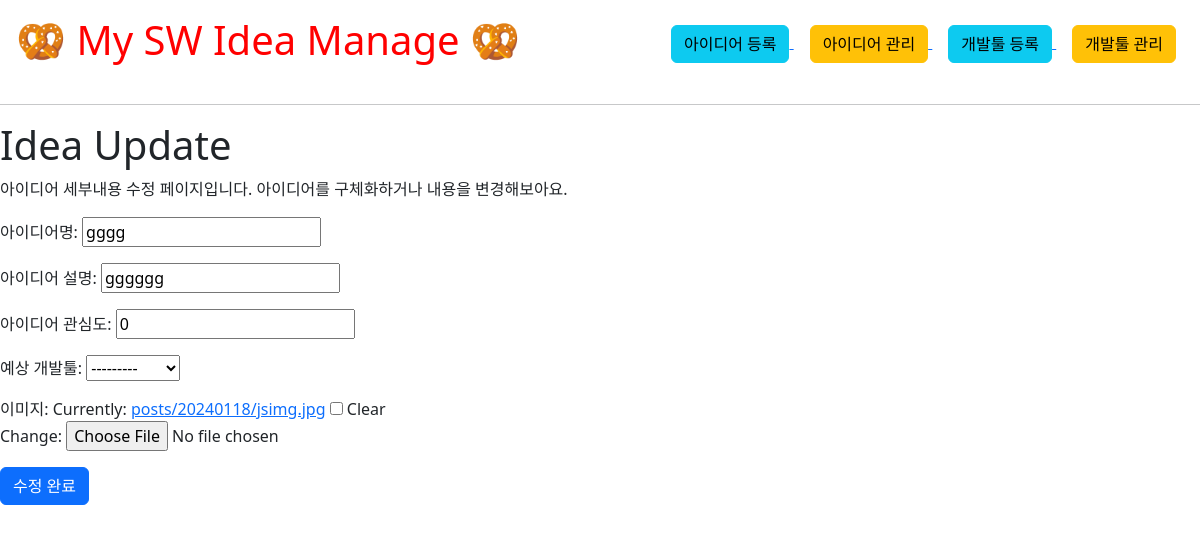
Page /update/5/ on the earlier database version.
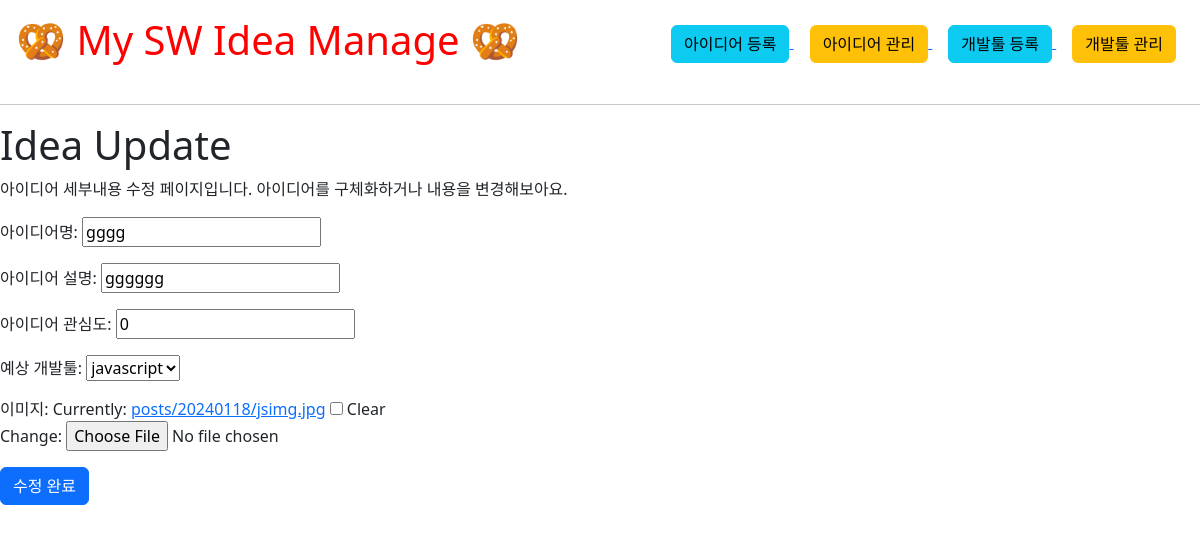
Same page on the later database version.
### apps/posts/models.py (models this page shows, shortened)
class Post(models.Model) :
    title = models.CharField('아이디어명', max_length=24)
    content = models.CharField('아이디어 설명', max_length=1000)
    interest = models.IntegerField('아이디어 관심도', default=0)
    devtool = models.ForeignKey(Devtool, on_delete=models.SET_NULL, null=True, verbose_name='예상 개발툴')
    created_date = models.DateTimeField('작성일', auto_created=True, auto_now_add=True)
    photo = models.ImageField('이미지', blank=True, upload_to='posts/%Y%m%d')

### apps/posts/views.py (the view)
# urls.py: path('update/<int:pk>/', update, name='update'),
def update(request, pk):
    post=Post.objects.get(id=pk)
    if request.method == 'GET':
        form = PostForm(instance=post)
        ctx = {'form': form, 'pk': pk}
        return render(request, 'posts/post_update.html', ctx)
    form = PostForm(request.POST, request.FILES, instance=post)
    if form.is_valid():
        form.save()
    return redirect('posts:detail', pk)

### apps/posts/forms.py
class PostForm(forms.ModelForm):
    class Meta():
        model = Post
        fields = ('__all__')
        labels = {
            'content': '아이디어 설명',
            'interest': '아이디어 관심도'
        }

### apps/devtool/models.py (called while the page is built)
    def __str__(self):
        return self.dev_name

### templates/posts/post_update.html (shortened to what this page needs)
{% extends 'base.html' %}
{%block content%}
<h1> Idea Update </h1>
<p> 아이디어 세부내용 수정 페이지입니다. 아이디어를 구체화하거나 내용을 변경해보아요. </p>
  <form
    action="{% url 'posts:update' pk %}"
    method="post"
    enctype="'multipart/form-date"
  >
    {%csrf_token%} {{form.as_p}}
    <button class="btn btn-primary">수정 완료</button>
  </form>
{%endblock%}

### templates/base.html (shortened to what this page needs)
<!DOCTYPE html>
<html lang="ko">
<head>
  {% load static %}
  <link href="https://cdn.jsdelivr.net/npm/bootstrap@5.3.0/dist/css/bootstrap.min.css" rel="stylesheet">
  <link rel="stylesheet" href="{% static 'posts/css/style.css' %}">
  <link rel="stylesheet" href="{% static 'css/style.css' %}">
</head>
<body>
  <header class="d-flex justify-content-between align-items-center p-3">
    <a href="/" id='logo' style='text-decoration: none; color: red;'>
      <h1>🥨 My SW Idea Manage 🥨</h1>
    </a>
    <div>
        <a href="{% url 'posts:create' %}" class="mx-2">
            <button type="button" class="btn btn-info">아이디어 등록</button>
        </a>
        <a href="{% url 'posts:main' %}" class="mx-2">
            <button type="button" class="btn btn-warning">아이디어 관리</button>
        </a>
      <a href="{% url 'devtools:create' %}" class="mx-2">
        <button type="button" class="btn btn-info">개발툴 등록</button>
      </a>
      <a href="{% url 'devtools:list' %}" class="mx-2">
        <button type="button" class="btn btn-warning">개발툴 관리</button>
      </a>
    </div>
  </header>
  <hr>
  <main>
    {% block content %}
    {% endblock %}
  </main>
</body>
</html>

Differences in the rows shown:
changed Post "gggg": devtool "---------" → "javascript"
